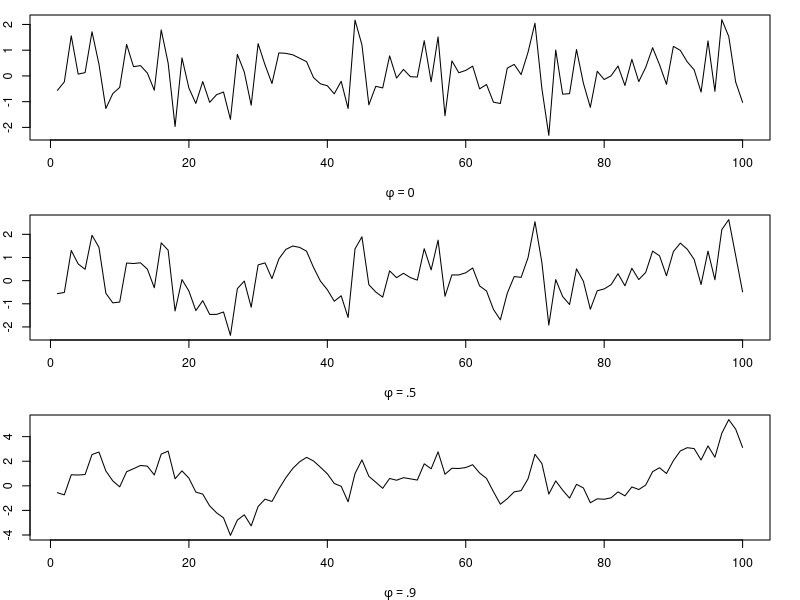

Source code (R):
#line 5 "p55.Rnw"
specifications <- list(
    list( label="f = 0", MA=vector(mode="numeric"), AR=vector(mode="numeric") ),
    list( label="f = .5", MA=vector(mode="numeric"), AR=c(.5) ),
    list( label="f = .9", MA=vector(mode="numeric"), AR=c(.9) )
  )
T <- 100
set.seed(123)
epsilon <- rnorm(T,0,1)


#line 16 "p55.Rnw"
simulate.forward <- function( specification, epsilon )
{
  T <- length(epsilon)
  AR <- specification$AR
  MA <- specification$MA
  presample <- rep(0,max(length(AR),length(MA)))
  epsilon <- c(presample, epsilon)
  Y <- vector(mode="numeric", length=T+length(presample))
  Y[1:length(presample)] <- 0

  for ( i in (length(presample)+1):(T + length(presample)) )
  
    Y[i] <- epsilon[[i]] +
    
        ifelse(length(AR) > 0, t(AR) %*% Y[ (i-1):(i-length(AR))],0) +
        
        ifelse(length(MA) > 0, t(MA) %*% epsilon[(i-1):(i-length(MA))],0)

  Y[(length(presample)+1):(T+length(presample))]
}

for ( i in 1:length(specifications) )
  specifications[[i]]$Y <- simulate.forward( specifications[[i]], epsilon )



#line 43 "p55.Rnw"
par( mfrow=c(3,1) )
for ( i in 1:length(specifications) )
{
  specification <- specifications[[i]]
  par( mar=c(4,2,1,2), cex=.75)
  plot( 1:T, specification$Y, type = "l", xlab=specification$label, ylab="", font.lab=5)
}


#line 56 "p55.Rnw"
for ( specification in specifications )
{
  AR <- specification$AR
  MA <- specification$MA
  shift <- max(length(AR),length(MA))
  Y <- arima.sim(
         model=list(order=c(length(AR),0,length(MA)), ar=AR,ma=MA),
         n=T, innov=epsilon[1:T],
         n.start=max(shift,1), start.innov=rep(0,max(shift,1)) )
  print(specification$Y[1:10])
  print(Y[1:10])
}


